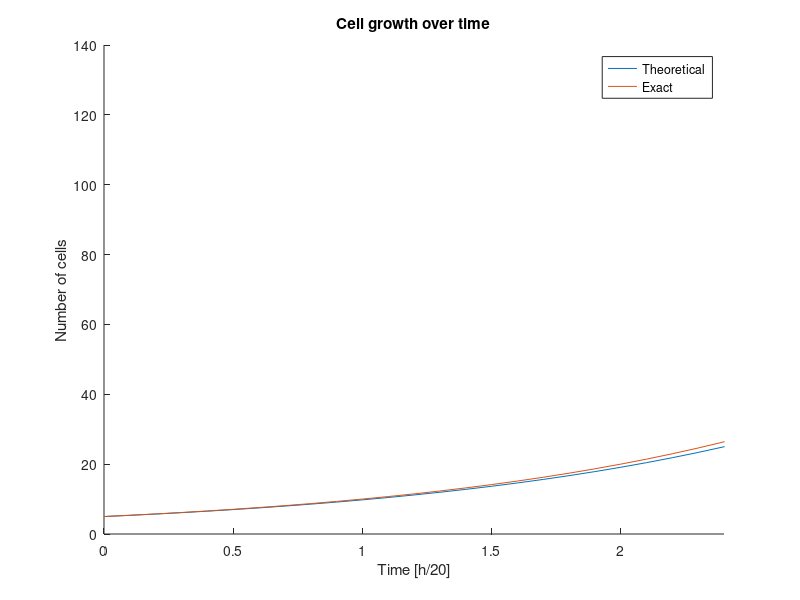

This chart was generated by the following MATLAB code:
%% ForwardEulerMethod.m
%
% Algorithm designed to implement the forward euler method to predict the exponential 
% cell growth of a bacteria
%% Declaration of Parameters

t = 0:0.1:4.8;     %2 days
dt = 0.1;         %time step
N = ones(1,49);   %create vector for cells
N(1) = 5;
a = N(1);
b = 2;             %positive growth factor constant
T = 1;       %time interval for x to increase by a factor of b
tau = T/log(2);    %time constant
%% Calculations

%exact solution
x = a.*b.^(t/T);

%Euler forward method
for i = (1: 1: 48)
    t(i+1) = t(i) + dt;           %increase time by step size each iteration
    N(i+1) = N(i) * (1 + dt/tau); %calculate new number of cells each iteration
end

%% Plotting

figure(1);
hold on;

plot(t,N);                      %plot the theoretical solution
plot(t,x);                      %plot the exact solution

xlabel('Time [h/20]');             %label x-axis
ylabel('Number of cells');      %label y-axis
title('Cell growth over time'); %label title

xlim([0 2.4]);

legend('Theoretical','Exact');

hold off;